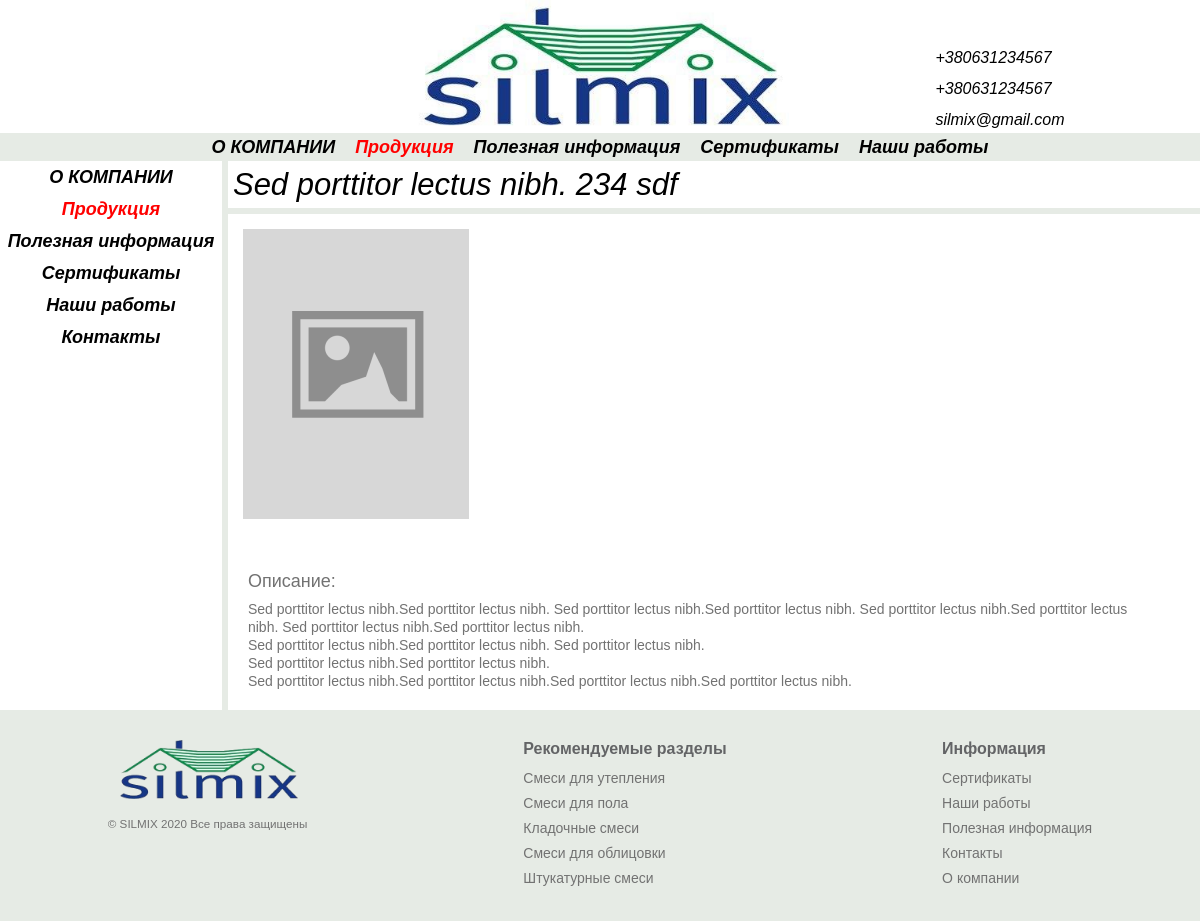
Screenshot of /smesi-dlya-utepleniya/sed-porttitor-lectus-nibh-234-sdf with the database file from the repository.
### catalog/models.py (models this page shows, shortened)
class Product(models.Model):
    name = models.CharField('Название', max_length=150)
    price = models.FloatField('Цена', blank=True, null=True)
    title = models.CharField(
        "СЕО  Заголовок", max_length=165, null=True, blank=True,
        default=''
    )
    seoDescription = models.TextField(
        'СЕО описание страницы с товаром(скрытое)', blank=True, null=True
    )
    seoKeywords = models.TextField(
        'СЕО ключевые фразы', blank=True, null=True
    )
    description = RichTextField('Описание на странице', null=True, blank=True)
    position = models.FloatField(
        'Позиция', blank=True, null=True, default=0
    )
    discount = models.BooleanField('Скидка', blank=True, default=False)
    sertificate = models.BooleanField('Сертификат', blank=True, default=False)
    category = models.ForeignKey(
        Category, verbose_name="Категория", on_delete=models.CASCADE
    )
    def seoInfo(self):
        if len(self.seoDescription) == 0 and self.title == None:
            return 'Отсутствует'
        elif len(self.seoDescription) != 0 and self.title != None:
            return 'Настроено'
        else:
            return 'Не полное'
        return 'Ошибка'
    seoInfo.short_description = 'SEO товара'
    productImage = VersatileImageField(
        verbose_name='Photo', ppoi_field='ppoi', blank=True,
    )
    ppoi = PPOIField()
    slug = models.CharField(max_length=200, null=True)
    class Meta:
        verbose_name_plural = 'Товары'
        verbose_name = 'Товар'
        ordering = ['-position']

### frontend/views.py (the view)
# urls.py: path('smesi-dlya-utepleniya/<str:slug>', views.productPage),
def productPage(request, slug):
    product = Product.objects.get(slug=slug)
    return render(request, 'frontend/productPage.html', {
        'product': product,
        'index': True,
    })

### frontend/templates/frontend/productPage.html (shortened to what this page needs)
{% extends 'frontend/base.html' %}
{% load static %}
{% block meta %}
<link rel="stylesheet" href="{% static 'frontend/css/productPage.css' %}">
{% endblock meta %}
{% block content %}
<div class="title">
    <h1>{{ product.name }}</h1>
</div>
<div class="product">
    <div class="product__image">
        <div class="product__image-container">
            <img src="
            {% if product.productImage %}
            /media/{{ product.productImage }}
            {% else %}
            {% static 'frontend/images/placeholder.png' %}
            {% endif %}" alt="product.name">
        </div>
    </div>
    <div class="product__info">
        <div class="benefits">
        </div>
    </div>
</div>
<div class="description">
    <div class="description__row">
        <div class="description__label">
            <p>Описание:</p>
        </div>
        <div class="description__text">
            {{ product.description | safe }}
        </div>
    </div>
</div>
{% endblock content %}

### frontend/static/frontend/css/base.css (style rules this page uses)
* { padding: 0; margin: 0; border: 0; }
*, *:before, *:after { -moz-box-sizing: border-box; -webkit-box-sizing: border-box; box-sizing: border-box; }
html, body { height: 100%; width: 100%; font-size: 100%; line-height: 1; font-size: 14px; -ms-text-size-adjust: 100%; -moz-text-size-adjust: 100%; -webkit-text-size-adjust: 100%; }
img { vertical-align: top; }
h1, h2, h3, h4, h5, h6 { font-size: inherit; font-weight: 400; }
html { overflow-y: scroll; scroll-behavior: smooth; }
body { background: #e6ebe5; font-family: Arial, Helvetica, sans-serif; }
.title { display: block; font-size: 18px; font-style: italic; padding: 8px 0 8px 5px; border-bottom: 6px solid #e6ebe5; }
.title h1 { font-size: 31px; font-weight: 100; }

### frontend/static/frontend/css/productPage.css (style rules this page uses)
.product { display: flex; }
.product__image-container { max-width: 380px; }
.product__image { text-align: center; position: relative; display: flex; padding: 15px 15px 0 15px; flex: 0 1 33%; }
.product__image img { width: 100%; object-fit: contain; }
.product__info { overflow: hidden; position: relative; height: 350px; margin-top: 8px; padding-left: 25px; max-width: 400px; }
.benefits { display: flex; flex-flow: column; width: 115%; }
.description { padding: 0 20px; margin: 0 0 20px 0; }
.description__label { margin-bottom: 10px; }
.description__label p { color: #727272; font-size: 18px; }
.description__text { color: #727272; line-height: 18px; }

### rows the page displays
Product: name "Sed porttitor lectus nibh. 234 sdf", description "Sed porttitor lectus nibh.Sed porttitor lectus nibh. Sed porttitor lectus nibh.Sed porttitor lectus nibh. Sed porttitor lectus nibh.Sed porttitor lectus nibh. Sed porttitor lectus nibh.Sed porttitor lectus nibh. Sed porttitor lectus nibh.Sed porttitor lectus nibh. Sed porttitor lectus nibh. Sed porttitor lectus nibh.Sed porttitor lectus nibh. Sed porttitor lectus nibh.Sed porttitor lectus nibh.Sed porttitor lectus nibh.Sed porttitor lectus nibh."
